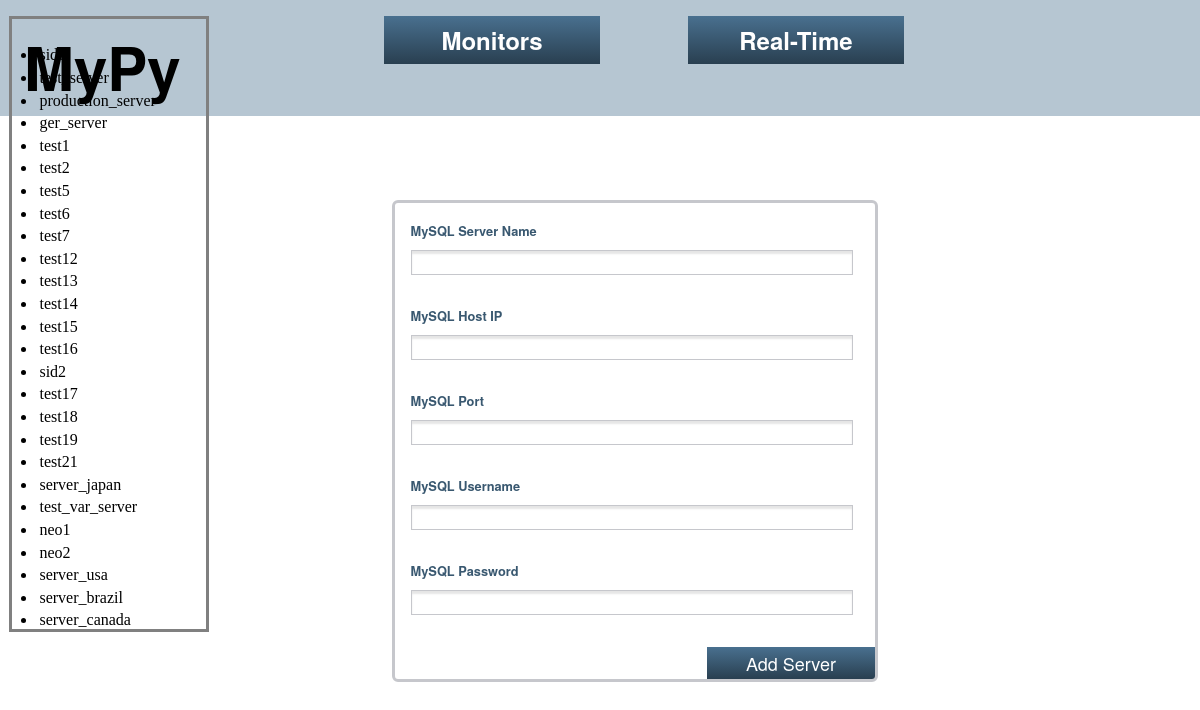
The page /mypy/add_server/ on the database its author committed.
### mypy_app/models.py (models this page shows, shortened)
class add_server(models.Model):
    mysql_server_name = models.CharField(max_length=200, unique=True, null=False)
    mysql_host = models.CharField(max_length=200, null=False)
    mysql_port = models.CharField(max_length=10, null=False, default="3306")
    mysql_user = models.CharField(max_length=200, null=False)
    mysql_password = models.CharField(max_length=200, blank=True)

### mypy_app/views.py (the view)
def adding_server(request):
    context = RequestContext(request)
    if request.method == 'POST':
        form = Add_Server_Form(request.POST)
        if form.is_valid():
            form.save(commit=True)
            current_object = add_server.objects.all()[len(add_server.objects.all())-1]
            adding_server_msg, connection_obj = connect_to_server(current_object)
            if connection_obj:
                connection_obj.close()
            if "successful" not in adding_server_msg:
                current_object.delete()
            return render_to_response('mypy_app/add_server.html',
                    {
                        'form': form,
                        'add_server_info': adding_server_msg,
                        'server_list': add_server.objects.all()\
                        }, context)
        else:
            adding_server_msg = ""
            if "already exists" in str(form.errors):
                adding_server_msg = "The server name specified already exists. Please choose another name."
    else:
        form = Add_Server_Form()
        adding_server_msg = ""
    context_dict = {
            'form': form,
            'add_server_info': adding_server_msg,
            'server_list': add_server.objects.all()
            }
    return render_to_response('mypy_app/add_server.html', context_dict , context)

### mypy_app/forms.py
class Add_Server_Form(forms.ModelForm):
    mysql_server_name = forms.CharField(widget=forms.TextInput(attrs={'class' : 'input'}), \
            max_length=128, label="MySQL Server Name ")
    mysql_host = forms.CharField(widget=forms.TextInput(attrs={'class' : 'input'}), \
            max_length=128, label="MySQL Host IP ")
    mysql_port = forms.CharField(widget=forms.TextInput(attrs={'class' : 'input'}), \
            max_length=128, label="MySQL Port ")
    mysql_user = forms.CharField(widget=forms.TextInput(attrs={'class' : 'input'}), \
            max_length=128, label="MySQL Username ")
    mysql_password = forms.CharField(widget=forms.PasswordInput(attrs={'class': 'input'}), \
            label="MySQL Password ", required=False)
    class Meta:
        model = add_server
        """widget = {
                'mysql_password': forms.PasswordInput(),
                    }"""
        fields = ('mysql_server_name', 'mysql_host', 'mysql_port', 'mysql_user', 'mysql_password')

### templates/mypy_app/add_server.html (shortened to what this page needs)
<!DOCTYPE html>
{% extends "base.html" %}
{% load static %}
{% block heading %}
    <link rel="stylesheet" type="text/css" href="{% static 'css/add_server.css' %}" />
   <h1>MyPy</h1>
{% endblock %}
    {% block body_tag %}
        {% if server_list %}
            <span>
                <ul style="position:relative; width: 12vw; height: 70vh; border: 0.25vw solid gray;
                 overflow-y: auto; margin-left: 0.08vw; padding: 2.1vw;">
	             {% for server in server_list %}
	                 <li class="server_list_padding">{{ server.mysql_server_name }}</li>
	             {% endfor %}
                </ul>
        {% endif %}
        <form id="adding_server" method="post" action="/mypy/add_server/" class="input_form_css">
	        <br>
	        {% for field in form.visible_fields %}
	            <span class="label">{{ field.label }}</span> {{ field }} </br></br>
	        {% endfor %}
	        <input type="submit" name="submit" value="Add Server" class="btn" />
        </form>
            </span>
    {% endblock %}

### static/css/add_server.css (style rules this page uses)
.input_form_css { border: 0.25vw solid #c6c7cc; border-radius: 0.5vw; font: 1.6vh/1.6vw "Helvetica Neue", Helvetica, Arial, sans-serif; overflow: hidden; position: fixed; top: 25vh; float: left; width: 40vw; margin-left: 32vw; }
.label { color: #395870; display: block; font-weight: bold; margin-bottom: 1vh; margin-left: 1.3vw; }
.input { background: #fff; margin: 1vh; border: 0.23vh solid #c6c7cc; box-shadow: inset 0 0.25vw 0.25vh rgba(0, 0, 0, .1); color: #636466; padding: 0.5vh; margin-top: 0.1vh; margin-bottom: 1.6vh; margin-left: 1.3vw; width: 90%; }
.btn { display: inline-block; background: linear-gradient(#49708f, #293f50); font: 1.5vw/1.5vh "Helvetica Neue", Helvetica, Arial, sans-serif; border: 0; color: #fff; float: right; cursor: pointer; width: 14vw; height: 4vh; padding: 0.5vw 1.5vh; }
.server_list_padding { padding: 1.6%; }

### rows shown on the page
add_server: mysql_server_name "sid1"
add_server: mysql_server_name "test_server"
add_server: mysql_server_name "production_server"
add_server: mysql_server_name "ger_server"
add_server: mysql_server_name "test1"
add_server: mysql_server_name "test2"
add_server: mysql_server_name "test5"
add_server: mysql_server_name "test6"
add_server: mysql_server_name "test7"
add_server: mysql_server_name "test12"
add_server: mysql_server_name "test13"
add_server: mysql_server_name "test14"
add_server: mysql_server_name "test15"
add_server: mysql_server_name "test16"
add_server: mysql_server_name "sid2"
add_server: mysql_server_name "test17"
add_server: mysql_server_name "test18"
add_server: mysql_server_name "test19"
add_server: mysql_server_name "test21"
add_server: mysql_server_name "server_japan"
add_server: mysql_server_name "test_var_server"
add_server: mysql_server_name "neo1"
add_server: mysql_server_name "neo2"
add_server: mysql_server_name "server_usa"
add_server: mysql_server_name "server_brazil"
add_server: mysql_server_name "server_canada"

### other values the page prints
{{ field.label }} "MySQL Server Name" "MySQL Host IP" "MySQL Port" "MySQL Username" "MySQL Password"
